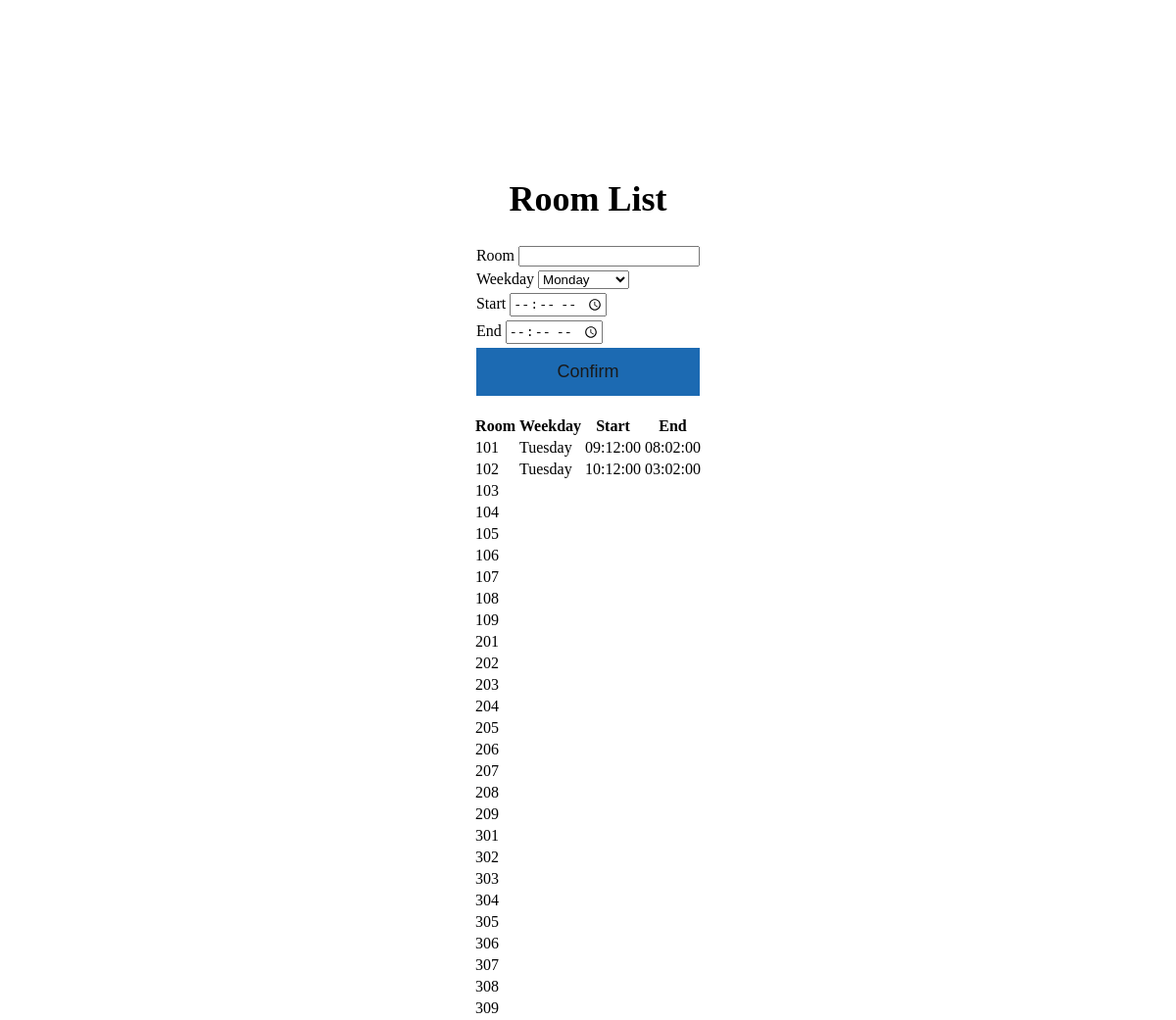
Page /Table.php on the committed database.
### tables this page shows
CREATE TABLE `binfo` (
  `room` int(11) NOT NULL,
  `weekday` varchar(10) DEFAULT NULL,
  `startR` time DEFAULT NULL,
  `endR` time DEFAULT NULL
);

### Table.php (the view, shortened to what this page needs)
<html>
<head>
    <link rel="stylesheet" type="text/css" href="style.css">
    <link href='https://unpkg.com/boxicons@2.1.4/css/boxicons.min.css'
        rel='stylesheet'>
</head>
    <body class = "main">
        <div class = "wrapper" align = "center">
    <h1 style="color: black;"> Room List</h1>
    <form action = "Test.php" method = "POST">
        <table>
        <tr>
            <td>
                <label for = ""> Room </label>
                <input type = "text"  name = "room">
            </td>
        </tr>
        <tr>
            <td>
                <label for = ""> Weekday </label>
                <select name = "weekday">
                    <option value = "Monday"> Monday</option>
                </select>
            </td>
        </tr>
        <tr>
             <td>
                <label for = ""> Start </label>
                <input type = "time" name = "startdate">
             </td>
        </tr>
        <tr>
             <td>
                <label for = ""> End </label>
                <input type = "time" name = "enddate">
             </td>
        </tr>
        <tr>
            <td>
                <button type = "submit" name = "save">Confirm</button>
            </td>
        </tr>
</table>
    </form>
        <table>
            <tr>
                <th>Room</th>
                <th>Weekday</th>
                <th>Start</th>
                <th>End</th>
    </tr>
            <?php
                $conn = mysqli_connect("localhost", "root", "", "building");
                $sql = "SELECT * FROM building.binfo";
                $result = $conn->query($sql);
                if ($result->num_rows > 0) {
                    while ($row = $result->fetch_assoc()) {
                        echo "<tr><td>" . $row["room"] .
                            "</td><td>" . $row["weekday"] .
                            "</td><td>" . $row["startR"] .
                            "</td><td>" . $row["endR"] . "</td></tr>";
                    }
                }
                else {
                    echo "No Results";
                }
            ?>
        </table>
        </div>
    </body>
</html>

### style.css (style rules this page uses)
body { display: flex; justify-content: center; align-items: center; min-height: 100vh; }
.main { background-image: url("pictures/school2.jpg"); background-size: cover; background-position: center; }
.wrapper { width: 500px; height: 500px; background: transparent; border: 2px solid rgba(255, 255, 255, .2); backdrop-filter: blur(20px); color: #000; border-radius: 10px; padding: 30px 40px; }
.wrapper h1 { font-size: 36px; text-align: center; color: gray; }
button { background-color: #045aaa; font-size: large; color: rgb(0, 0, 0); padding: 14px 20px; border: none; cursor: pointer; width: 100%; opacity: 0.9; }

### rows in the picture
binfo: room "101", weekday "Tuesday", startR "09:12:00", endR "08:02:00"
binfo: room "102", weekday "Tuesday", startR "10:12:00", endR "03:02:00"
binfo: room "103"
binfo: room "104"
binfo: room "105"
binfo: room "106"
binfo: room "107"
binfo: room "108"
binfo: room "109"
binfo: room "201"
binfo: room "202"
binfo: room "203"
binfo: room "204"
binfo: room "205"
binfo: room "206"
binfo: room "207"
binfo: room "208"
binfo: room "209"
binfo: room "301"
binfo: room "302"
binfo: room "303"
binfo: room "304"
binfo: room "305"
binfo: room "306"
binfo: room "307"
binfo: room "308"
binfo: room "309"
